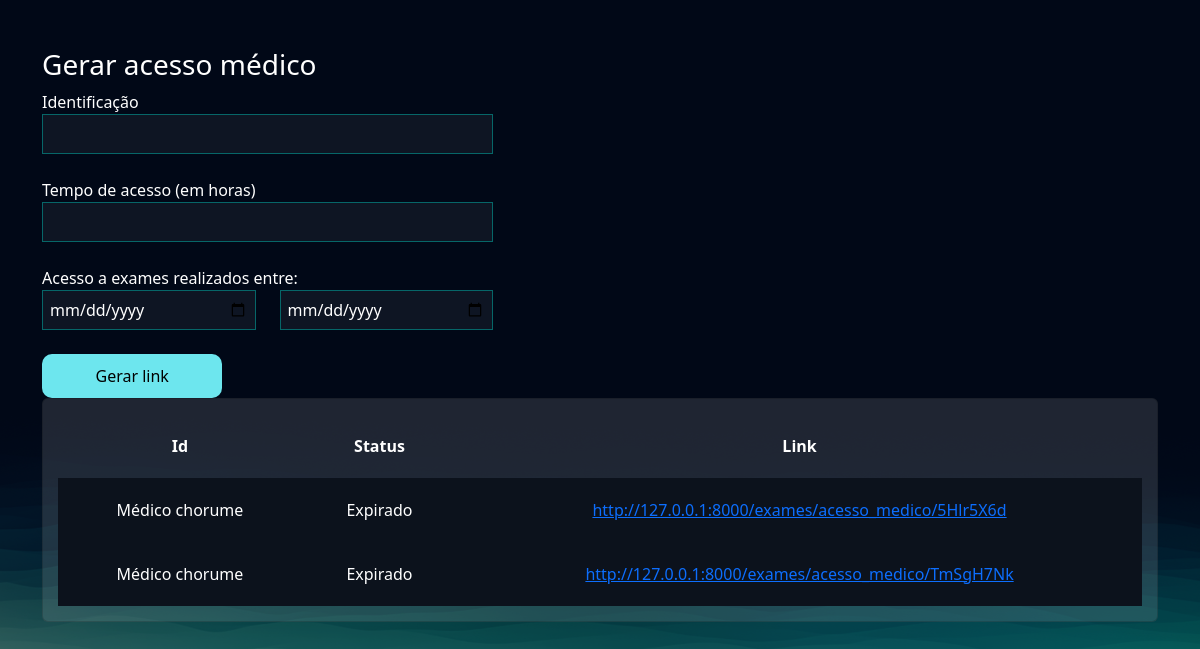
The page /exames/gerar_acesso_medico/ (signed in) on the database its author committed.
### exames/models.py (models this page shows, shortened)
class AcessoMedico(models.Model):
    usuario = models.ForeignKey(User, on_delete=models.DO_NOTHING)
    identificacao = models.CharField(max_length=50)
    tempo_de_acesso = models.IntegerField() # Em horas
    criado_em = models.DateTimeField()
    data_exames_iniciais = models.DateField()
    data_exames_finais = models.DateField()
    token = models.CharField(max_length=20, null= True, blank=True)
    @property
    def status(self):
        if timezone.now () > (self.criado_em + timedelta(hours=self.tempo_de_acesso)):
            return 'Expirado'
        else:
            return 'Ativo'
    @property
    def url(self):
        return f'http://127.0.0.1:8000/exames/acesso_medico/{self.token}'

### exames/views.py (the view, shortened to what this page needs)
# urls.py: path('gerar_acesso_medico/', views.gerar_acesso_medico, name="gerar_acesso_medico"),
@login_required
def gerar_acesso_medico(request):
    if request.method == "GET":
        acessos_medicos = AcessoMedico.objects.filter(usuario=request.user)
        return render(request, 'gerar_acesso_medico.html', {'acessos_medicos': acessos_medicos})

### exames/templates/gerar_acesso_medico.html (shortened to what this page needs)
{% extends "bases/base.html" %}
{% load static %}
{% block 'head' %}
    <link href="{% static 'exames/css/css.css' %}" rel="stylesheet">
    <link href="{% static 'exames/css/gerenciar_pedidos.css' %}" rel="stylesheet">
{% endblock 'head' %}
{% block 'conteudo' %}
    <br>
    <br>
    <div class="container">
        <div class="row">
            <div class="col-md-5">
                <h3>Gerar acesso médico</h3>
                <form action="{% url "gerar_acesso_medico" %}" method="POST">{% csrf_token %}
                    <label for="">Identificação</label>
                    <br>
                    <input style="width: 100%" type="text" name="identificacao" id="" class="input-default">
                    <br>
                    <br>
                    <label for="">Tempo de acesso (em horas)</label>
                    <br>
                    <input style="width: 100%" type="number" name="tempo_de_acesso" id="" class="input-default">
                    <br>
                    <br>
                    <div class="row">
                        <label for="">Acesso a exames realizados entre:</label>
                        <div class="col-md">
                            <input style="width: 100%" type="date" name="data_exame_inicial" id="" class="input-default">
                        </div>
                        <div class="col-md">
                            <input style="width: 100%" type="date" name="data_exame_final" id="" class="input-default">
                            <br>
                            <br>
                        </div>
                    </div>
                    <input style="width: 40%" type="submit" class="btn-default" value="Gerar link">
                </form>
            </div>
            <div class="col-md">
                <div class="card">
                    <table style="text-align: center">
                        <tr>
                          <th>Id</th>
                          <th>Status</th>
                          <th>Link</th>
                        </tr>
                        {%for acesso in acessos_medicos%}
                            <tr class="linha-tabela">
                                <td>{{acesso.identificacao}}</td>
                                <td>{{acesso.status}}</td>
                                <td><a href="{{acesso.url}}">{{acesso.url}}</a></td>
                            </tr>
                        {% endfor %}
                    </table>
                </div>
            </div>
        </div>
    </div>
{% endblock 'conteudo' %}

### templates/static/geral/css/base.css (style rules this page uses)
:root { --main-color: #151C34; --dark-color: #0C121C ; --light-color: #6DE6EE; --contrast-color: #f4c96b; --differential-color: #066668; }
* { color: white }
.input-default { background-color: rgba(255,255,255,0.05); border: 1px solid var(--differential-color); padding: 7px; width: 50%; }
.btn-default { background-color: var(--light-color); color: black; width: 15%; padding: 10px; border: none; border-radius: 10px; }

### templates/static/exames/css/css.css (style rules this page uses)
body { background-image: url('/static/geral/img/bg2.png'); background-size: cover; }
.card { background-color: rgba(217, 217, 217, .14); color: white; padding: 15px; }

### templates/static/exames/css/gerenciar_pedidos.css (style rules this page uses)
.linha-tabela { background-color: var(--dark-color); height: 20px; }
td, th { padding: 20px; }

### rows shown on the page
AcessoMedico: identificacao "Médico chorume", status "Expirado", url "http://127.0.0.1:8000/exames/acesso_medico/5Hlr5X6d"
AcessoMedico: identificacao "Médico chorume", status "Expirado", url "http://127.0.0.1:8000/exames/acesso_medico/TmSgH7Nk"
